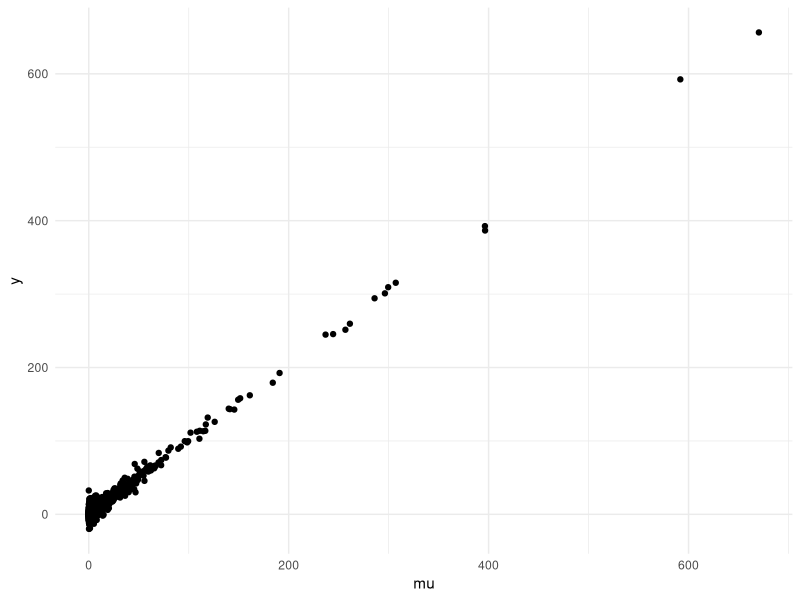

Source code (R):
library(tidyverse)

set.seed(1234)

m = 2000
X = cbind(1, rnorm(m))
sigma2 = rgamma(m, 1.25, 1/20)
sigma = sqrt(sigma2)

beta_true = c(1, -1)
Xbeta_true = X %*% beta_true
tau_true = 1.25
mu_true = rlnorm(m, Xbeta_true, tau_true)
y = rnorm(m, mu_true, sigma)

data.frame(mu = mu_true, y = y) %>%
	ggplot() +
	geom_point(aes(mu, y)) +
	theme_minimal()

unmatch = tibble(y, sigma, x = X[,2])
write_csv(unmatch, file = "unmatch.csv")
